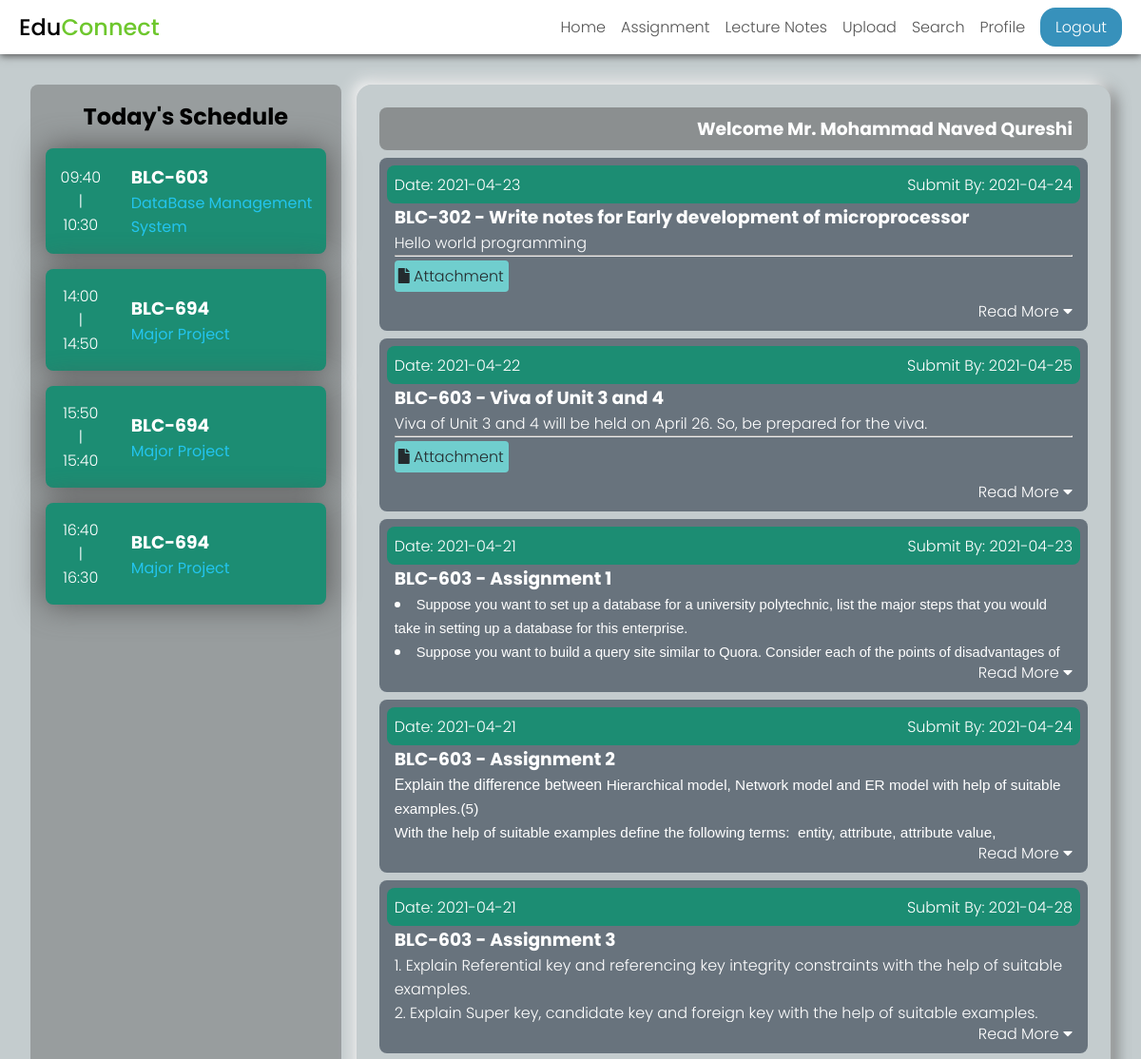
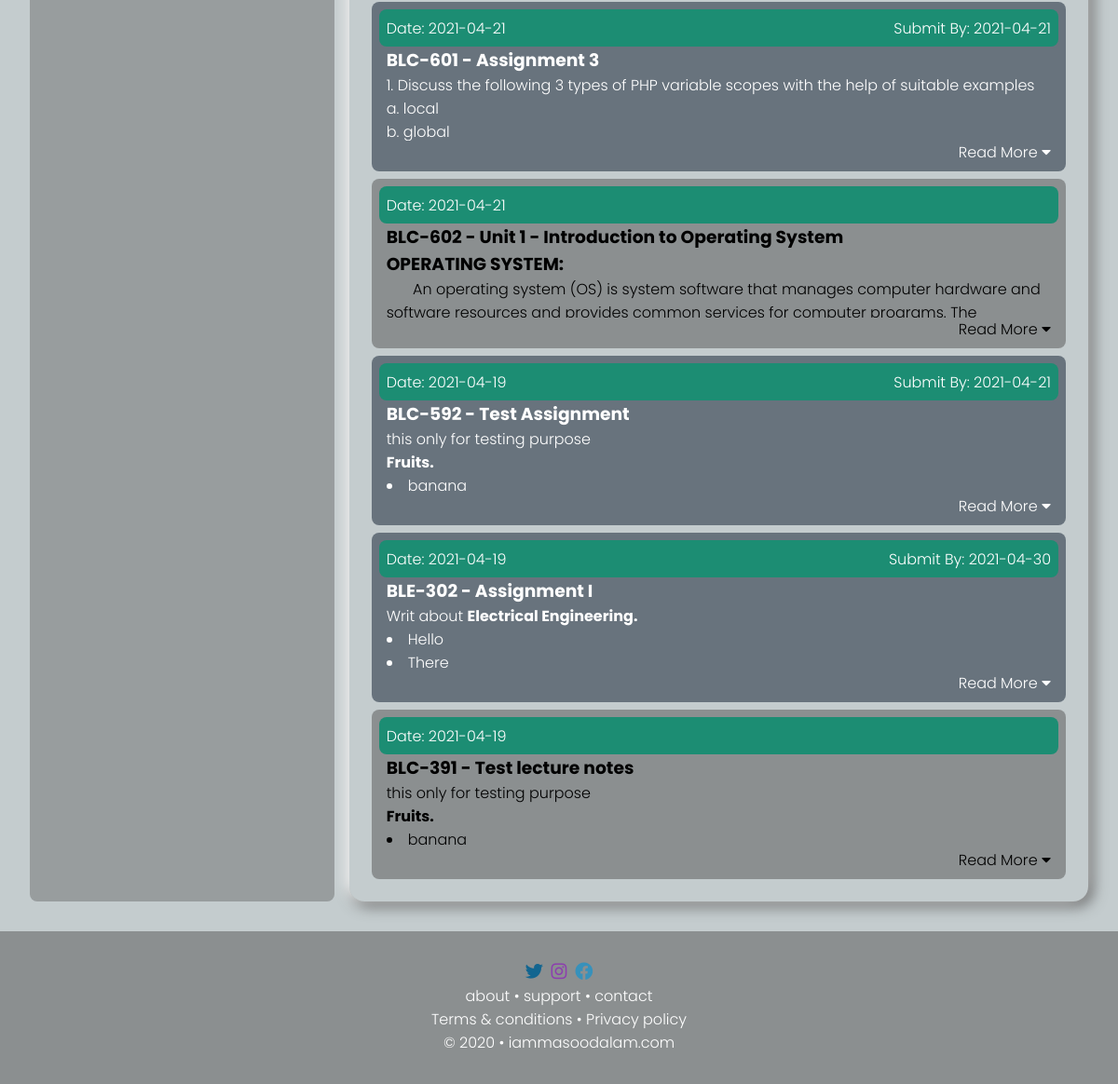
The app's page /home.php (signed in), older data (2 pictures, top to bottom).
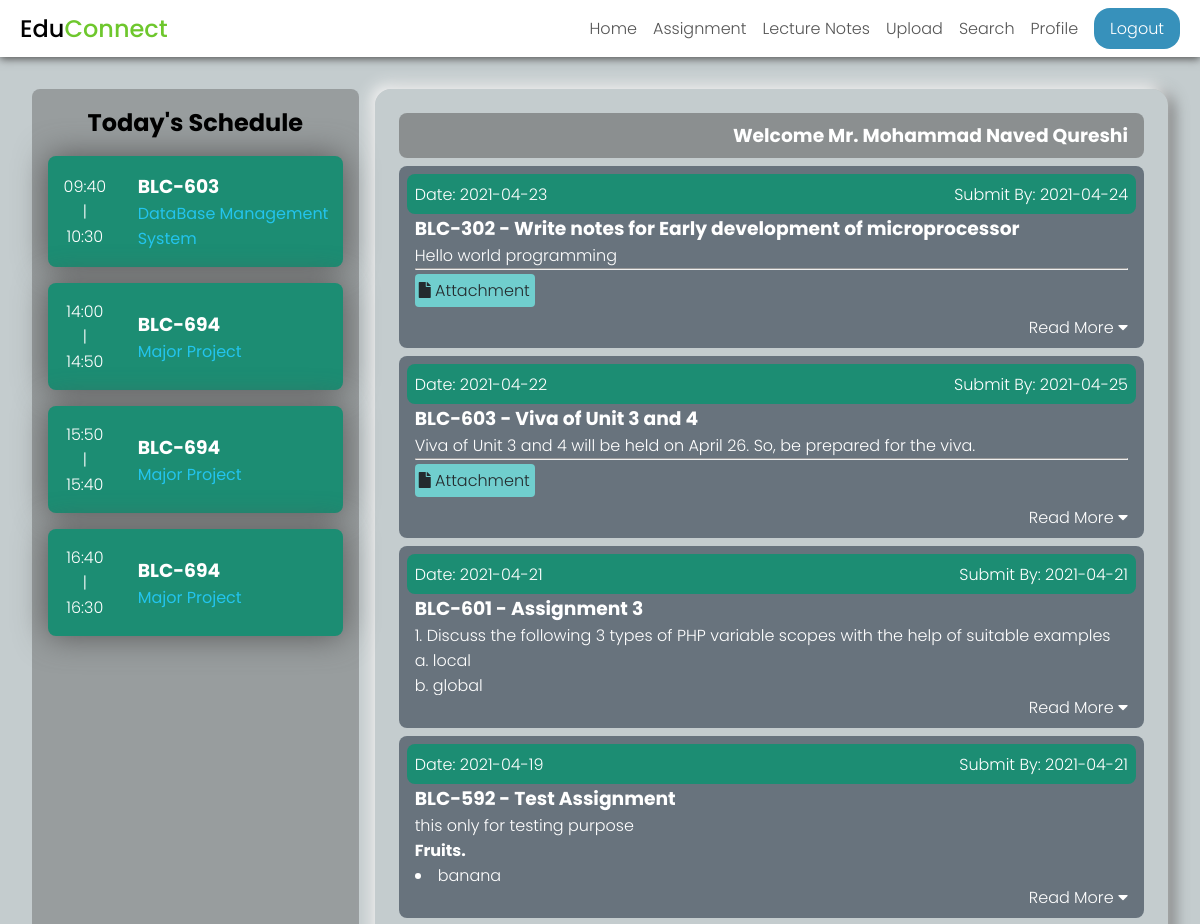
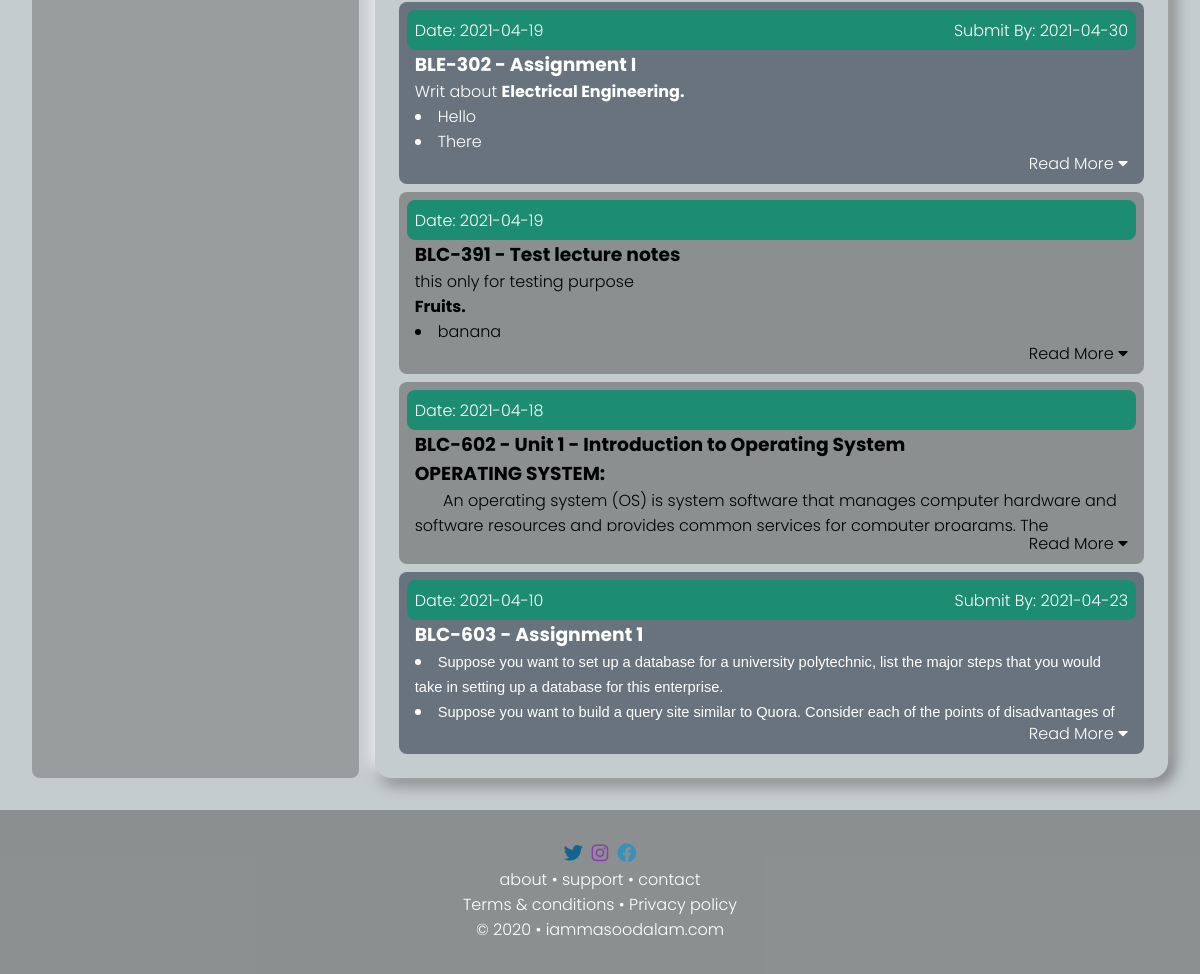
The same page, newer data (2 pictures, top to bottom).
### tables this page shows
CREATE TABLE `course` (
  `coursecode` varchar(20) NOT NULL,
  `coursename` varchar(63) NOT NULL,
  `course_type` varchar(15) NOT NULL,
  `branchid` int(11) NOT NULL,
  `semester` int(11) NOT NULL,
  PRIMARY KEY (`coursecode`),
  KEY `branchid` (`branchid`),
  KEY `semester` (`semester`),
  CONSTRAINT `course_ibfk_1` FOREIGN KEY (`branchid`) REFERENCES `branch` (`branchId`),
  CONSTRAINT `course_ibfk_2` FOREIGN KEY (`semester`) REFERENCES `semester` (`semesterId`)
);

CREATE TABLE `schedulepro` (
  `professorId` varchar(20) NOT NULL,
  `evenOdd` tinyint(4) NOT NULL,
  `day` tinyint(4) NOT NULL,
  `1st` varchar(20) DEFAULT NULL,
  `2nd` varchar(20) DEFAULT NULL,
  `3rd` varchar(20) DEFAULT NULL,
  `4th` varchar(20) DEFAULT NULL,
  `5th` varchar(20) DEFAULT NULL,
  `6th` varchar(20) DEFAULT NULL,
  `7th` varchar(20) DEFAULT NULL,
  `8th` varchar(20) DEFAULT NULL,
  `9th` varchar(20) DEFAULT NULL,
  PRIMARY KEY (`professorId`,`evenOdd`,`day`),
  KEY `1st` (`1st`),
  KEY `2nd` (`2nd`),
  KEY `3rd` (`3rd`),
  KEY `4th` (`4th`),
  KEY `5th` (`5th`),
  KEY `6th` (`6th`),
  KEY `7th` (`7th`),
  KEY `8th` (`8th`),
  KEY `9th` (`9th`),
  CONSTRAINT `schedulepro_ibfk_1` FOREIGN KEY (`professorId`) REFERENCES `professor` (`professorId`) ON DELETE CASCADE ON UPDATE CASCADE,
  CONSTRAINT `schedulepro_ibfk_2` FOREIGN KEY (`2nd`) REFERENCES `course` (`coursecode`) ON DELETE SET NULL ON UPDATE CASCADE,
  CONSTRAINT `schedulepro_ibfk_3` FOREIGN KEY (`3rd`) REFERENCES `course` (`coursecode`) ON DELETE SET NULL ON UPDATE CASCADE,
  CONSTRAINT `schedulepro_ibfk_4` FOREIGN KEY (`4th`) REFERENCES `course` (`coursecode`) ON DELETE SET NULL ON UPDATE CASCADE,
  CONSTRAINT `schedulepro_ibfk_5` FOREIGN KEY (`5th`) REFERENCES `course` (`coursecode`) ON DELETE SET NULL ON UPDATE CASCADE,
  CONSTRAINT `schedulepro_ibfk_6` FOREIGN KEY (`6th`) REFERENCES `course` (`coursecode`) ON DELETE SET NULL ON UPDATE CASCADE,
  CONSTRAINT `schedulepro_ibfk_7` FOREIGN KEY (`7th`) REFERENCES `course` (`coursecode`) ON DELETE SET NULL ON UPDATE CASCADE,
  CONSTRAINT `schedulepro_ibfk_8` FOREIGN KEY (`8th`) REFERENCES `course` (`coursecode`) ON DELETE SET NULL ON UPDATE CASCADE,
  CONSTRAINT `schedulepro_ibfk_9` FOREIGN KEY (`9th`) REFERENCES `course` (`coursecode`) ON DELETE SET NULL ON UPDATE CASCADE
);

CREATE TABLE `assignment` (
  `assignmentId` int(20) NOT NULL AUTO_INCREMENT,
  `coursecode` varchar(20) NOT NULL,
  `title` tinytext NOT NULL,
  `data` text DEFAULT NULL,
  `provideddate` date NOT NULL,
  `submissiondate` date DEFAULT NULL,
  `providedBy` varchar(20) NOT NULL,
  `attachment` tinyint(1) DEFAULT NULL,
  PRIMARY KEY (`assignmentId`),
  KEY `coursecode` (`coursecode`),
  KEY `providedBy` (`providedBy`),
  CONSTRAINT `assignment_ibfk_1` FOREIGN KEY (`coursecode`) REFERENCES `course` (`coursecode`),
  CONSTRAINT `assignment_ibfk_2` FOREIGN KEY (`providedBy`) REFERENCES `professor` (`professorId`)
);

CREATE TABLE `lecturenotes` (
  `lectureId` int(11) NOT NULL AUTO_INCREMENT,
  `coursecode` varchar(20) NOT NULL,
  `title` tinytext NOT NULL,
  `data` text DEFAULT NULL,
  `provideddate` date NOT NULL,
  `providedBy` varchar(20) NOT NULL,
  `attachment` tinyint(1) DEFAULT NULL,
  PRIMARY KEY (`lectureId`),
  KEY `coursecode` (`coursecode`),
  KEY `providedBy` (`providedBy`),
  CONSTRAINT `lecturenotes_ibfk_1` FOREIGN KEY (`coursecode`) REFERENCES `course` (`coursecode`),
  CONSTRAINT `lecturenotes_ibfk_2` FOREIGN KEY (`providedBy`) REFERENCES `professor` (`professorId`)
);

### home.php (the view, shortened to what this page needs)
<?php
require_once "./includes/header.inc.php";
require_once "./includes/connection.inc.php";
?>
<main id="home">
  <?php include "./includes/schedule-section.inc.php";
  if($_SESSION['userType'] == 'student'){
    $allData = [];
    $sqlAssignement = "SELECT * FROM assignment WHERE coursecode IN (SELECT coursecode FROM course WHERE branchId = ? AND semester = ? ) ORDER BY provideddate DESC";
    $stmtAssignment = $mysqli->prepare($sqlAssignement);
    $stmtAssignment->bind_param("ii", $_SESSION['branch'], $_SESSION['semester']);
    $stmtAssignment->execute();
    if($result = $stmtAssignment->get_result()){
      if($result->num_rows > 0){
        while($row = $result->fetch_assoc()){
          array_push($allData, $row);
        }
      }
    }
    $sqlLectureNotes = "SELECT * FROM lecturenotes WHERE coursecode IN (SELECT coursecode FROM course WHERE branchId = ? AND semester = ? ) ORDER BY provideddate DESC";
    $stmtLectureNotes = $mysqli->prepare($sqlLectureNotes);
    $stmtLectureNotes->bind_param("ii", $_SESSION['branch'], $_SESSION['semester']);
    $stmtLectureNotes->execute();
    if($result = $stmtLectureNotes->get_result()){
      if($result->num_rows > 0){
        while($row = $result->fetch_assoc()){
          array_push($allData, $row);
        }
      }
    }
    usort($allData, function($b, $a){
      return strtotime($a['provideddate']) <=> strtotime($b['provideddate']);
    });
    ?>
    <div id="home-student">
      <div class="card">
        <h3 class="welcome"><?= "Welcome Mr. " . $_SESSION['name'] ?></h3>
      </div>
      <?php
      foreach ($allData as $value) { ?>
        <div class="card">
          <div class="card-head">
            <div class="provided">Date: <?=$value['provideddate']; ?></div>
            <?php if(isset($value['submissiondate'])){ ?>
            <div class="submission">Submit By: <?= $value['submissiondate']; ?></div>
            <?php } ?>
          </div>
          <h3><?=$value['coursecode'] . " - " . $value['title'] ?></h3>
          <div class="card-data">
            <?php
            echo $value['data'];
            if($value['attachment']  == 1){
              $dir = "./asset/attachments/";
              $list = scandir($dir);
              if(isset($value['submissiondate'])){
                $fileName = "/assignment" . $value['assignmentId'] . "/i";
              } else {
                $fileName = "/lectureNote" . $value['lectureId'] . "/i";
              }
              foreach ($list as $value) {
                if(preg_match($fileName, $value)){
                  $fileName = $value;
                  break;
                }
              }
              ?> <hr>
              <a href="./asset/attachments/<?= $fileName ?>" id="attachment" target="_blank"><i class="fas fa-file"></i>  Attachment</a>
              <?php
            }
            ?>
          </div>
          <p class="read-more">Read More <i class="fas fa-caret-down"></i></p>
        </div>
      <?php } ?>
    </div>
    <?php
  }
  else
  {
    $allData = [];
    $sqlAssignement = "SELECT * FROM assignment WHERE providedBy = ? ORDER BY provideddate DESC";
    $stmtAssignment = $mysqli->prepare($sqlAssignement);
    $stmtAssignment->bind_param("s", $_SESSION['professorId']);
    $stmtAssignment->execute();
    if($result = $stmtAssignment->get_result()){
      if($result->num_rows > 0){
        while($row = $result->fetch_assoc()){
          array_push($allData, $row);
        }
      }
    }
    $sqlLectureNotes = "SELECT * FROM lecturenotes WHERE providedBy = ? ORDER BY provideddate DESC";
    $stmtLectureNotes = $mysqli->prepare($sqlLectureNotes);
    $stmtLectureNotes->bind_param("s", $_SESSION['professorId']);
    $stmtLectureNotes->execute();
    if($result = $stmtLectureNotes->get_result()){
      if($result->num_rows > 0){
        while($row = $result->fetch_assoc()){
          array_push($allData, $row);
        }
      }
    }
    usort($allData, function($b, $a){
      return strtotime($a['provideddate']) <=> strtotime($b['provideddate']);
    });
    ?>
    <div id="home-professor">
      <div class="card">
        <h3 class="welcome"><?= "Welcome Mr. " . $_SESSION['name'] ?></h3>
      </div>
      <?php
      foreach ($allData as $row){ ?>
      <div class="card">
        <div class="card-head">
          <div class="provided">Date: <?= $row['provideddate']; ?></div>
          <?php if(isset($row['submissiondate'])){ ?>
            <div class="submission">Submit By: <?= $row['submissiondate']; ?></div>
          <?php } ?>
        </div>
        <h3><?=$row['coursecode'] . " - " . $row['title'] ?></h3>
        <div class="card-data">
          <?= $row['data'] ?>
          <?php
          if($row['attachment'] == 1){
            if(isset($row['submissiondate'])){
              $fileName = "/assignment" . $row['assignmentId'] . "/i";
            } else {
              $fileName = "/lectureNote" . $row['lectureId'] . "/i";
            }
            ?>
            <hr>
            <a href="./asset/attachments/<?= $fileName ?>" id="attachment" target="_blank"><i class="fas fa-file"></i>  Attachment</a>
            <?php
          }
          ?>
        </div>
        <p class="read-more">Read More <i class="fas fa-caret-down"></i></p>
      </div>
      <?php } ?>
    </div>
    <?php
  }
  ?>
</main>
<?php include "./includes/footer.inc.php"; ?>

### includes/header.inc.php (shortened to what this page needs)
<!DOCTYPE html>
<html lang="en">
<head>
  <link rel="stylesheet" href="https://cdnjs.cloudflare.com/ajax/libs/font-awesome/5.15.2/css/all.min.css" />
  <link rel="stylesheet" href="./css/style.css?v=<?php echo time(); ?>">
</head>
<body>
  <header class="navbar">
    <div class="container">
      <a id="logo" onclick="toHome()">Edu<span>Connect</span></a>
      <nav>
        <?php
        if(empty($_SESSION)){
          ?>
          <ul class="primary-nav">
            <li onclick="toHome()">Home</li><li>About</li><li onclick="toContact()">Contact</li>
          </ul>
          <div class="login-cta">Login <i class="fas fa-caret-down"></i></div>
          <ul class="login-option">
            <li onclick="toStudent()">Student</li><li onclick="toProfessor()">Professor</li><li onclick="toAdmin()">Admin</li>
          </ul>
          <?php
        } else {
          if($_SESSION['userType'] == "professor"){
            ?>
            <ul class="primary-nav">
              <li onclick="toHome()">Home</li><li onclick="toAssignment()">Assignment</li><li onclick="toLectureNotes()">Lecture Notes</li><li onclick="toUpload()">Upload</li><li onclick="toSearch()">Search</li><li onclick="toProfile()">Profile</li>
            </ul>
            <?php
          } else if($_SESSION['userType'] == "student"){
            ?>
            <ul class="primary-nav">
              <li onclick="toHome()">Home</li><li onclick="toAssignment()">Assignment</li><li onclick="toLectureNotes()">Lecture Notes</li><li onclick="toSearch()">Search</li><li onclick="toProfile()">Profile</li>
            </ul>
            <?php
          } else{
            ?>
            <ul class="primary-nav">
              <li id="nav-stu">Student</li><li id="nav-pro">Professor</li><li id="nav-schedule">Schedule</li>
            </ul>
            <?php
          }
          ?>
          <div class="login-cta" onclick="logout()">Logout</i></div>
          <?php
        }
        ?>
      </nav>
    </div>
  </header>

### includes/schedule-section.inc.php (shortened to what this page needs)
<div id="schedule-section">
    <h2 class="heading">Today's Schedule</h2>
    <div id="time-table">
      <?php
      $day = date('w');
      if($day > 0 && $day < 7){
        if($_SESSION['userType'] == "student"){
          $scheduleQuery = "SELECT * FROM `schedule` WHERE `branchId` = $_SESSION[branch] AND `semesterId` = $_SESSION[semester] AND `day` = $day";
          $scheduleResult = $mysqli->query($scheduleQuery);
          $schedule = $scheduleResult->fetch_assoc();
          foreach ($schedule as $key => $value) {
            if($value != null && !is_numeric($value)){
              ?><div class="period"><div class="time"><?php
              switch ($key) {
                case '1st':
                  echo "08:00<br>|<br>08:50";
                  break;
                case '2nd':
                  echo "08:50<br>|<br>09:40";
                  break;
                case '3rd':
                  echo "09:40<br>|<br>10:30";
                  break;
                case '4th':
                  echo "10:30<br>|<br>11:20";
                  break;
                case '5th':
                  echo "11:20<br>|<br>12:10";
                  break;
                case '6th':
                  echo "12:10<br>|<br>13:00";
                  break;
                case '7th':
                  echo "14:00<br>|<br>14:50";
                  break;
                case '8th':
                  echo "15:50<br>|<br>15:40";
                  break;
                case '9th':
                  echo "16:40<br>|<br>16:30";
                  break;
                default:
                  echo "Free";
                  break;
              }
              ?></div><div class="subject"><?php
              echo "<h3>" . $value . "</h3>";
              $subjectQuery = "SELECT coursename FROM `course` WHERE `coursecode` = ?";
              $subjectStmt = $mysqli->prepare($subjectQuery);
              $subjectStmt->bind_param("s", $value);
              $subjectStmt->execute();
              $subjectResult = $subjectStmt->get_result();
              $subject = $subjectResult->fetch_assoc();
              echo "<div class=\"subject-name\">" . $subject['coursename'] . "</div>";
              $professorQuery = "SELECT * FROM professorteaches LEFT JOIN professor ON professorteaches.professorId = professor.professorId WHERE professorteaches.coursecode = ?";
              $professorStmt = $mysqli->prepare($professorQuery);
              $professorStmt->bind_param("s", $value);
              $professorStmt->execute();
              $professorResult = $professorStmt->get_result();
              while($professorRow = $professorResult->fetch_assoc()){
                echo "<div class=\"professor-name\">Mr. " . $professorRow['name']. "</div>";
              }
              echo "</div></div>";
            }
          }
        } else if($_SESSION['userType'] == 'professor'){
          if(date("m") < 6) {
            $evenOdd = 0;
          } else {
            $evenOdd = 1;
          }
          $scheduleQuery = "SELECT * FROM `schedulepro` WHERE `professorId` = ? AND `evenOdd` = ? AND `day` = ?";
          $scheduleStmt = $mysqli->prepare($scheduleQuery);
          $scheduleStmt->bind_param("iii", $_SESSION['professorId'], $evenOdd, $day);
          $scheduleStmt->execute();
          $scheduleResult = $scheduleStmt->get_result();
          if($scheduleResult->num_rows > 0){
            $schedule = $scheduleResult->fetch_assoc();
            foreach ($schedule as $key => $value) {
              if($value != null && !is_numeric($value)){
                ?><div class="period"><div class="time"><?php
                switch ($key) {
                  case '3rd':
                    echo "09:40<br>|<br>10:30";
                    break;
                  case '7th':
                    echo "14:00<br>|<br>14:50";
                    break;
                  case '8th':
                    echo "15:50<br>|<br>15:40";
                    break;
                  case '9th':
                    echo "16:40<br>|<br>16:30";
                    break;
                }
                ?></div><div class="subject"><?php
                echo "<h3>" . $value . "</h3>";
                $subjectQuery = "SELECT coursename FROM `course` WHERE `coursecode` = ?";
                $subjectStmt = $mysqli->prepare($subjectQuery);
                $subjectStmt->bind_param("s", $value);
                $subjectStmt->execute();
                $subjectResult = $subjectStmt->get_result();
                $subject = $subjectResult->fetch_assoc();
                echo "<div class=\"subject-name\">" . $subject['coursename'] . "</div>";
                echo "</div></div>";
              }
            }
          }
          else {
            echo "<div class='holiday'> Not Scheduled </div>";
          }
        }
      }
      else{
        echo "<div class= 'holiday'>Holiday</div>";
      }
      ?>
    </div>
  </div>

### includes/footer.inc.php (shortened to what this page needs)
<footer>
    <a href="https://www.twitter.com/iammasoodalam" target="_blank"><i class="fab fa-twitter"></i>&nbsp;</a>
    <a href="https://www.instagram.com/iammasoodalam" target="_blank"><i class="fab fa-instagram"></i>&nbsp;</a>
    <a href="https://www.facebook.com/iammasoodalam" target="_blank"><i class="fab fa-facebook"></i></a><br>
    <a href="#">about</a> &bull;
    <a href="#">support</a> &bull;
    <a href="javascript:void(0)" onclick="toContact()">contact</a><br>
    <a href="javascript:void(0)">Terms &amp; conditions</a> &bull;
    <a href="#">Privacy policy</a><br>
    <p>&copy 2020 &bull; iammasoodalam.com</p>
  </footer>
</body>
</html>

Row changes from the older to the newer data that the page shows:
removed assignment: provideddate "2021-04-21", submissiondate "2021-04-24", coursecode "BLC-603", title "Assignment 2", data "Explain the difference between Hierarchical model, Network model and ER model with help of suitable examples.(5) With the help of suitable examples define the following terms: entity, attribute, attribute value,…"
removed assignment: provideddate "2021-04-21", submissiondate "2021-04-28", coursecode "BLC-603", title "Assignment 3", data "Explain Referential key and referencing key integrity constraints with the help of suitable examples. Explain Super key, candidate key and foreign key with the help of suitable examples."
changed lecturenotes "BLC-602": provideddate "2021-04-21" → "2021-04-18"; moves down the list
changed assignment "Assignment 1": provideddate "2021-04-21" → "2021-04-10"; moves down the list
